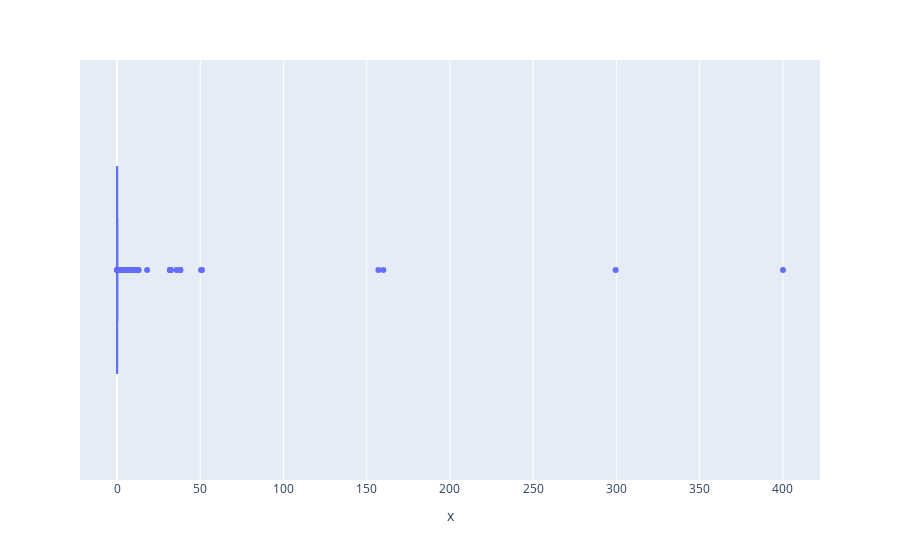

Notebook source saved alongside this figure:
### Code cell
fig = px.box(
    x = data['Value']
)
fig.show()

### Figure 1 — Plotly figure (JSON) as saved in the notebook; plotly's stock layout.template omitted (floating-point values rounded to 4 significant figures; data arrays with more than 128 entries replaced by an {"elided": "..."} marker saying what was removed)
{"data": [{"alignmentgroup": "True", "hovertemplate": "x=%{x}<extra></extra>", "legendgroup": "", "marker": {"color": "#636efa"}, "name": "", "notched": false, "offsetgroup": "", "orientation": "h", "showlegend": false, "type": "box", "x": {"elided": "1729 float values"}, "x0": " ", "xaxis": "x", "y0": " ", "yaxis": "y"}], "layout": {"boxmode": "group", "legend": {"tracegroupgap": 0}, "margin": {"t": 60}, "xaxis": {"anchor": "y", "domain": [0, 1], "title": {"text": "x"}}, "yaxis": {"anchor": "x", "domain": [0, 1]}}}
